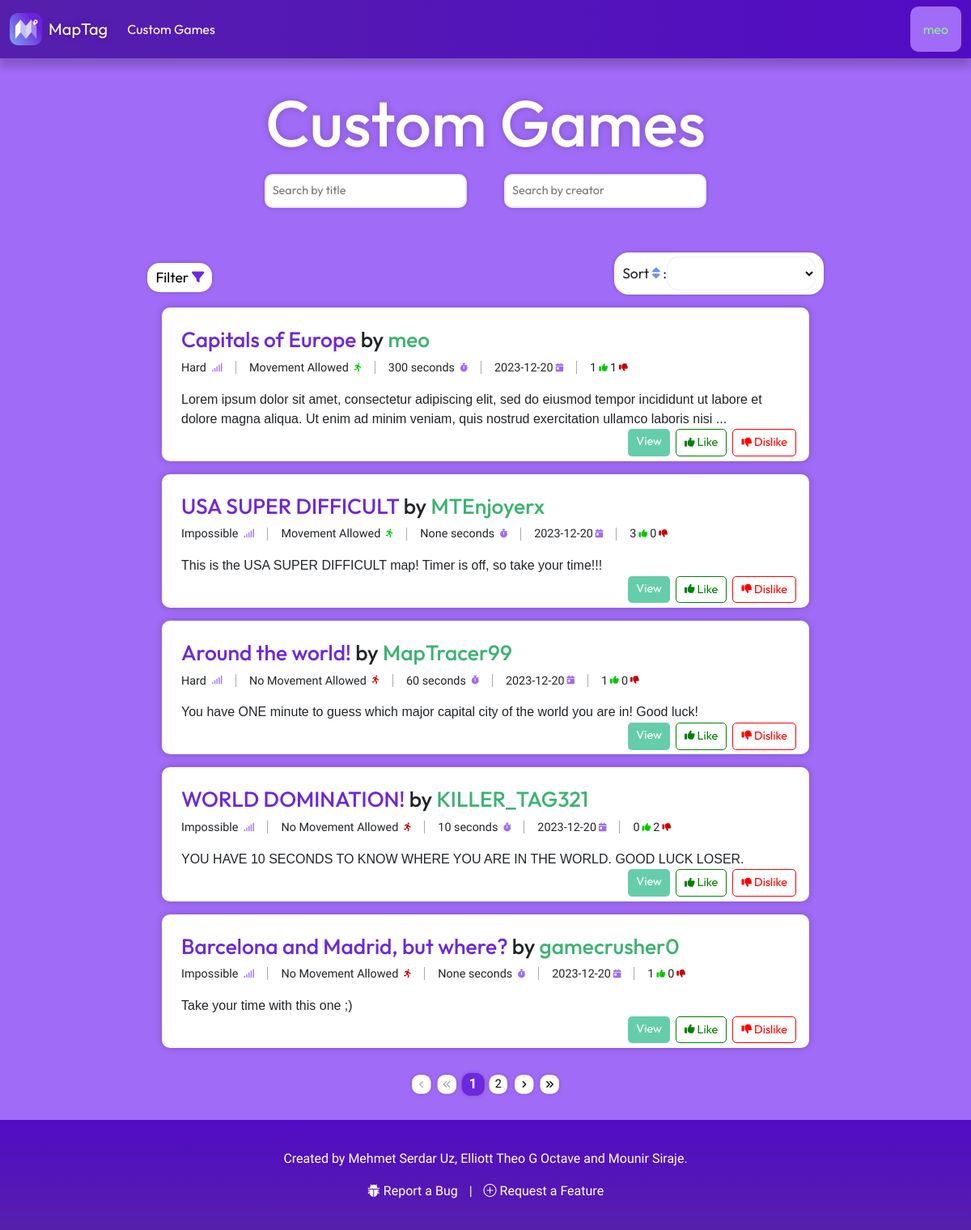
Page /custom_games (signed in) on the committed database.
### Game/models.py (models this page shows)
class CustomGame(models.Model):
    DIFFICULTY_CHOICES = [
        ('Impossible', 'impossible'),
        ('Very Hard', 'very_hard'),
        ('Hard', 'hard'),
        ('Normal', 'normal'),
        ('Easy', 'easy'),
    ]
    id = models.UUIDField(primary_key=True, default=uuid.uuid4, editable=False)
    creator = models.CharField(max_length=255)
    likes = models.IntegerField(default=0)
    dislikes = models.IntegerField(default=0)
    date_created = models.DateTimeField(auto_now_add=True)
    map_title = models.CharField(max_length=100)
    mobility = models.BooleanField(default=False)
    difficulty = models.CharField(max_length = 20, choices = DIFFICULTY_CHOICES)
    timer_status = models.BooleanField(default=False)
    timer_duration = models.IntegerField(null=True, blank=True)
    map_description = models.TextField(default="No description.", max_length=1000)

### Game/views.py (the view)
# urls.py: path('custom_games', game_views.custom_games, name="custom_games"),
def custom_games(request):
    if request.user.is_authenticated:
        game_list = CustomGame.objects.all()
        paginator = Paginator(game_list, 5)
        page_number = request.GET.get('page')
        page_obj = paginator.get_page(page_number)
        context = {
            'all_games': game_list,
            'current_games': page_obj,
        }
        return render(request, "custom_games.html", context)
    else:
        return redirect('home')

### Game/templatetags/game_tags.py (called while the page is built)
@register.filter(name='truncate_words')
def truncate_words(value, max_words):
    words = value.split()
    if len(words) > max_words:
        return ' '.join(words[:max_words]) + ' ...'
    return value

### Game/templates/custom_games.html (shortened to what this page needs)
{% extends 'base.html' %}
{% load static %}
{% load game_tags %}
{% block extra_head %}
  <link rel="stylesheet" type="text/css" href="{% static 'styles/custom_games.css' %}" />
{% endblock %}
{% block content %}
  <div class="title"><h1>Custom Games</h1></div>
  <div class="games-container">
    <div class="search-container">
      <input type="text" id="title-search" placeholder="Search by title" />
      <input type="text" id="creator-search" placeholder="Search by creator" />
    </div>
    <div class="tools-container">
      <div class="filtering-container">
        <button id="filter-btn">Filter <i class="fa-solid fa-filter fa-sm"></i></button>
      </div>
      <div class="sorting-container">
        <label for="sorting-select">Sort <i class="fa-solid fa-sort fa-sm" style="color: #6495ed;"></i> :</label><select id="sorting-select">
        </select>
      </div>
    </div>
    <div class="current-games" id="current-games">
    </div>
    <div class="all-games" id="all-games" style="display:none;">
      {% for game in all_games %}
      <div class="game">
        <h2><span class="title">{{ game.map_title }}</span> by <span class="creator">{{ game.creator }}</span></h2>
        <div class="game-details">
          <p class="game-difficulty">
            {{ game.difficulty }}
          </p>
          {% if game.mobility == True %}
            <p>
              Movement Allowed
            </p>
          {% else %}
            <p>
              No Movement Allowed
            </p>
          {% endif %}
          <p class="game-duration">{{ game.timer_duration }} seconds </p>
          <p class="game-date">{{ game.date_created|date:'Y-m-d' }}</p>
          <p></p>
          <p class="game-likes" id="game-likes">{{ game.likes }}</p>
          <p>
          </p>
          <p class="game-dislikes" id="game-dislikes" style="margin-left: 3px;">{{ game.dislikes }}</p>
          <p>
          </p>
        </div>
        <p class="games-description">{{ game.map_description|truncate_words:30 }}</p>
        <div class="game-actions">
          <a href="{% url 'custom_game_detail' game.id %}" class="game-view">View</a>
          <a class="game-like"> Like</a>
          <a class="game-dislike"> Dislike</a>
        </div>
      </div>
      {% endfor %}
    </div>
    <div class="pagination">
      <span class="step-links">
        {% if current_games.has_previous %}
          <a href="?page=1"><i class="fa-solid fa-angles-left fa-xs"></i></a>
          <a href="?page={{ current_games.previous_page_number }}"><i class="fa-solid fa-angle-left fa-xs"></i></a>
        {% else %}
          <span class="disabled"></span>
          <span class="disabled"></span>
        {% endif %}
        {% for num in current_games.paginator.page_range %}
          {% if num == current_games.number %}
            <span class="current-page">{{ num }}</span>
          {% else %}
            {% with lower_bound=current_games.number|add:'-3' upper_bound=current_games.number|add:'3' %}
              {% if num > lower_bound and num < upper_bound %}
                <a href="?page={{ num }}">{{ num }}</a>
              {% endif %}
            {% endwith %}
          {% endif %}
        {% endfor %}
        {% if current_games.has_next %}
          <a href="?page={{ current_games.next_page_number }}"></a>
          <a href="?page={{ current_games.paginator.num_pages }}"></a>
        {% else %}
          <span class="disabled"><i class="fa-solid fa-angle-right fa-xs"></i></span>
          <span class="disabled"><i class="fa-solid fa-angles-right fa-xs"></i></span>
        {% endif %}
      </span>
    </div>
  </div>
{% endblock %}

### MapTag/templates/base.html (shortened to what this page needs)
{% load static %}
<!DOCTYPE html>
<html lang="en">
  <head>
    <link href="https://cdn.jsdelivr.net/npm/bootstrap@5.3.2/dist/css/bootstrap.min.css" rel="stylesheet" />
    <link rel="stylesheet" href="https://cdn.jsdelivr.net/npm/bootstrap-icons@1.11.2/font/bootstrap-icons.min.css" />
    <link rel="stylesheet" type="text/css" href="{% static 'styles/base.css' %}" />
    {% block extra_head %}
    {% endblock %}
  </head>
  <body>
    <nav class="navbar fixed-top navbar-expand-lg bg-body-tertiary" style="background-image: linear-gradient(to right, #551fac, #520bc4);">
      <div class="container-fluid d-flex justify-content-between align-items-center">
        <a class="navbar-brand d-flex align-items-center" href="{% url 'home' %}">
          <img src="{% static 'images/maptag_logo.png' %}" alt="Logo" width="40" height="40" class="d-inline-block align-text-top" />
          <span class="ms-2">MapTag</span>
        </a>
        {% if user.is_authenticated %}
        <div class="collapse navbar-collapse" id="navbarSupportedContent">
          <ul class="navbar-nav me-auto mb-2 mb-lg-0">
            <li class="nav-item">
              <a class="nav-link" href="{% url 'custom_games' %}">Custom Games</a>
            </li>
          </ul>
        </div>
          <div class="dropdown">
            <button onclick="myFunction()" id="dropdown" class="dropbtn">{{ user.username }}</button>
          </div>
        {% endif %}
      </div>
    </nav>
    <div class="content">
      {% block content %}
      {% endblock %}
    </div>
    <footer class="footer">
      <div class="container">
        <p>Created by Mehmet Serdar Uz, Elliott Theo G Octave and Mounir Siraje.</p>
        <div class="mt-3">
          <a href="#" onclick="document.getElementById('reportbug-modal').style.display='block'" class="social-icon"> <i onclick="document.getElementById('reportbug-modal').style.display='block'" class="bi bi-bug-fill"></i> Report a Bug</a> |
          <a href="#" onclick="document.getElementById('requestfeature-modal').style.display='block'" class="social-icon"><i onclick="document.getElementById('requestfeature-modal').style.display='block'"class="bi bi-plus-circle"></i> Request a Feature</a>
        </div>
      </div>
    </footer>
  </body>
</html>

### MapTag/static/styles/base.css (style rules this page uses)
nav { box-shadow: 0 10px 10px rgba(0, 0, 0, 0.2); }
body { padding-top: 4.2em; background-color: #a06bf6; }
.nav-item a { color: white; font-family: 'Outfit', sans-serif; }
.ms-2 { color: white; font-family: 'Outfit', sans-serif; text-shadow: 0 0 10px rgba(0, 0, 0, 0.2); }
body { margin: 0; font-family: 'Helvetica', sans-serif; background-color: #2c3333; min-height: 100%; }
a { color: white; text-decoration: none; }
.footer { font-family: 'Outfit', sans-serif; background: linear-gradient(to top, #551fac, #520bc4); color: white; padding: 20px 0; text-align: center; margin-top: auto; }
.social-icon { color: white; margin: 0 10px; text-decoration: none; width: 1em; height: 1em; }
.dropbtn { background-color: #a06bf6; font-family: 'Outfit', sans-serif; border-radius: 10px; color: lightgreen; padding: 16px; font-size: 16px; border: none; cursor: pointer; }
.dropdown { position: relative; display: inline-block; }
input[type=text], input[type=password], input[type=email] { width: 100%; padding: 12px 20px; margin: 8px 0; display: inline-block; border: 1px solid #ccc; box-sizing: border-box; }
.container { font-family: "Work Sans", sans-serif; padding: 16px; }

### rows in the picture
CustomGame: map_title "Capitals of Europe", creator "meo", difficulty "Hard", mobility "Movement Allowed", timer_duration "300", date_created "2023-12-20", likes "1", dislikes "1", map_description "Lorem ipsum dolor sit amet, consectetur adipiscing elit, sed do eiusmod tempor incididunt ut labore et dolore magna aliqua. Ut enim ad minim veniam, quis nostrud exercitation ullamco laboris nisi ..."
CustomGame: map_title "USA SUPER DIFFICULT", creator "MTEnjoyerx", difficulty "Impossible", mobility "Movement Allowed", timer_duration "None", date_created "2023-12-20", likes "3", dislikes "0", map_description "This is the USA SUPER DIFFICULT map! Timer is off, so take your time!!!"
CustomGame: map_title "Around the world!", creator "MapTracer99", difficulty "Hard", mobility "No Movement Allowed", timer_duration "60", date_created "2023-12-20", likes "1", dislikes "0", map_description "You have ONE minute to guess which major capital city of the world you are in! Good luck!"
CustomGame: map_title "WORLD DOMINATION!", creator "KILLER_TAG321", difficulty "Impossible", mobility "No Movement Allowed", timer_duration "10", date_created "2023-12-20", likes "0", dislikes "2", map_description "YOU HAVE 10 SECONDS TO KNOW WHERE YOU ARE IN THE WORLD. GOOD LUCK LOSER."
CustomGame: map_title "Barcelona and Madrid, but where?", creator "gamecrusher0", difficulty "Impossible", mobility "No Movement Allowed", timer_duration "None", date_created "2023-12-20", likes "1", dislikes "0", map_description "Take your time with this one ;)"

### other values in the picture
{{ user.username }} "meo"
{{ num }} "1"
{{ num }} "2"
